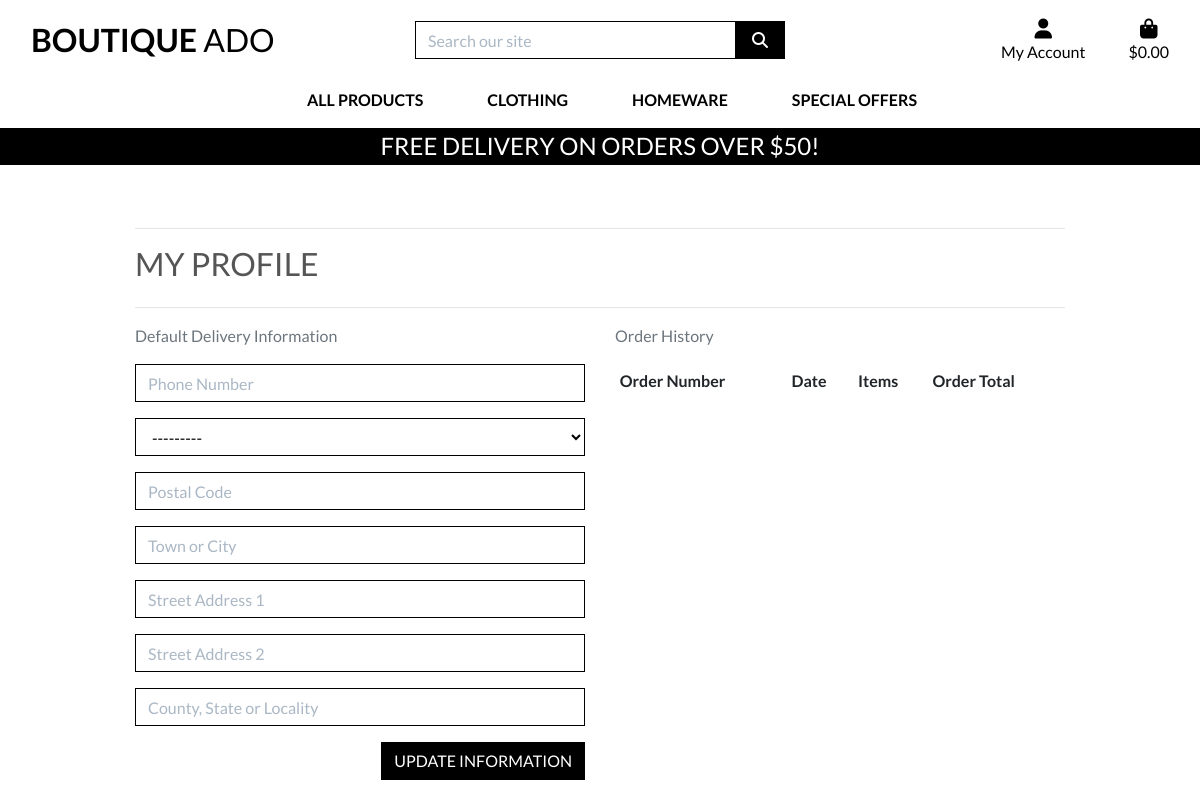
The page /profile/ (signed in) on the database as committed earlier.
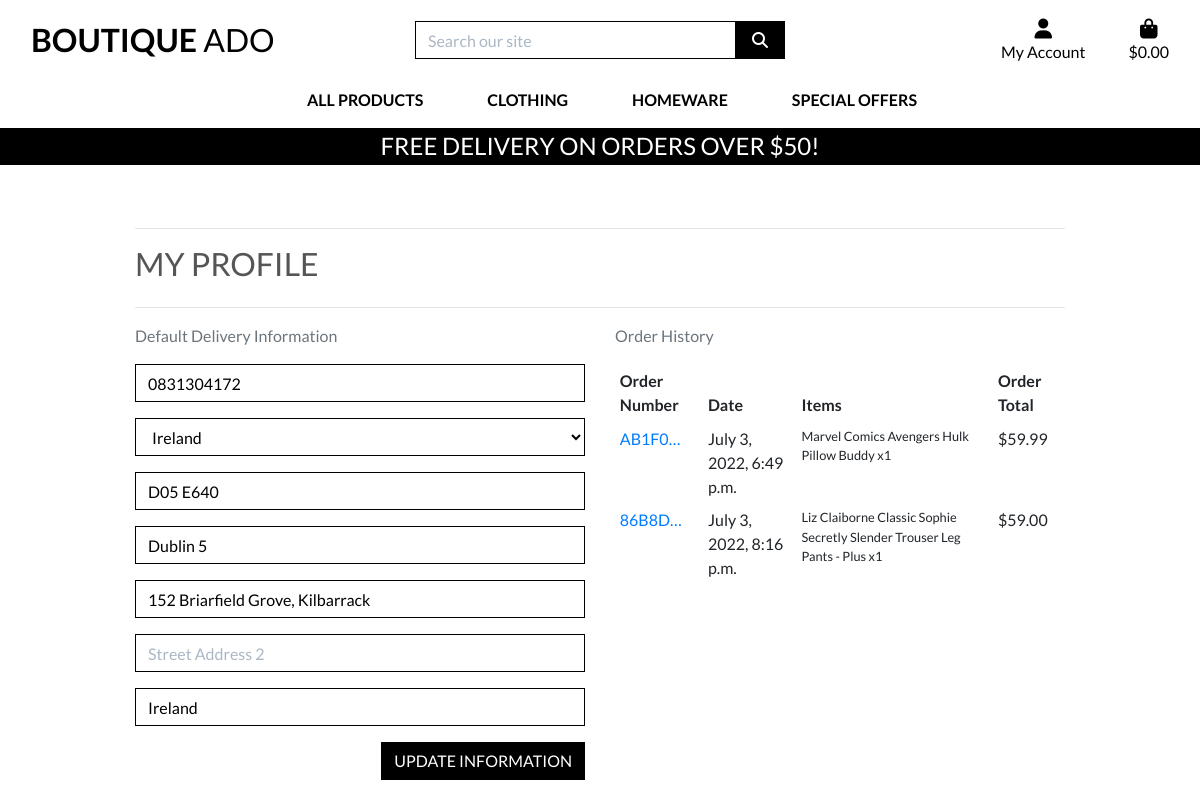
The same page on the database as committed later.
### profiles/models.py (models this page shows, shortened)
class UserProfile(models.Model):
    user = models.OneToOneField(User, on_delete=models.CASCADE)
    default_phone_number = models.CharField(max_length=20, null=True, blank=True)
    default_country = CountryField(blank_label='Country', null=True, blank=True)
    default_postcode = models.CharField(max_length=20, null=True, blank=True)
    default_town_or_city = models.CharField(max_length=40, null=True, blank=True)
    default_street_address1 = models.CharField(max_length=80, null=True, blank=True)
    default_street_address2 = models.CharField(max_length=80, null=True, blank=True)
    default_county = models.CharField(max_length=80, null=True, blank=True)

### checkout/models.py (models this page shows, shortened)
class Order(models.Model):
    order_number = models.CharField(max_length=32, null=False, editable=False)
    user_profile = models.ForeignKey(UserProfile, on_delete=models.SET_NULL,
                                     null=True, blank=True, related_name='orders')
    full_name = models.CharField(max_length=50, null=False, blank=False)
    email = models.EmailField(max_length=254, null=False, blank=False)
    phone_number = models.CharField(max_length=20, null=False, blank=False)
    country = CountryField(blank_label='Country *', null=False, blank=False)
    postcode = models.CharField(max_length=20, null=True, blank=True)
    town_or_city = models.CharField(max_length=40, null=False, blank=False)
    street_address1 = models.CharField(max_length=80, null=False, blank=False)
    street_address2 = models.CharField(max_length=80, null=True, blank=True)
    county = models.CharField(max_length=80, null=True, blank=True)
    date = models.DateTimeField(auto_now_add=True)
    delivery_cost = models.DecimalField(max_digits=6, decimal_places=2, null=False, default=0)
    order_total = models.DecimalField(max_digits=10, decimal_places=2, null=False, default=0)
    grand_total = models.DecimalField(max_digits=10, decimal_places=2, null=False, default=0)
    original_bag = models.TextField(null=False, blank=False, default='')
    stripe_pid = models.CharField(max_length=254, null=False, blank=False,
                                  default='')

class OrderLineItem(models.Model):
    order = models.ForeignKey(Order, null=False, blank=False, on_delete=models.CASCADE, related_name='lineitems')
    product = models.ForeignKey(Product, null=False, blank=False, on_delete=models.CASCADE)
    product_size = models.CharField(max_length=2, null=True, blank=True) # XS, S, M, L, XL
    quantity = models.IntegerField(null=False, blank=False, default=0)
    lineitem_total = models.DecimalField(max_digits=6, decimal_places=2, null=False, blank=False, editable=False)

### products/models.py (models this page shows, shortened)
class Product(models.Model):
    category = models.ForeignKey('Category', null=True, blank=True, on_delete=models.SET_NULL)
    sku = models.CharField(max_length=254, null=True, blank=True)
    name = models.CharField(max_length=254)
    description = models.TextField()
    has_sizes = models.BooleanField(default=False, null=True, blank=True)
    price = models.DecimalField(max_digits=6, decimal_places=2)
    rating = models.DecimalField(max_digits=6, decimal_places=2, null=True, blank=True)
    image_url = models.URLField(max_length=1024, null=True, blank=True)
    image = models.ImageField(null=True, blank=True)

### profiles/views.py (the view)
# urls.py: path('profile/', include('profiles.urls')),
def profile(request):
    profile = get_object_or_404(UserProfile, user=request.user)
    if request.method == 'POST':
        form = UserProfileForm(request.POST, instance=profile)
        if form.is_valid():
            form.save()
            messages.success(request, 'Profile updated successfully')
    else:
        form = UserProfileForm(instance=profile)
    orders = profile.orders.all()
    template = 'profiles/profile.html'
    context = {
        'form': form,
        'orders': orders,
        'on_profile_page': True
    }
    return render(request, template, context)

### profiles/forms.py
class UserProfileForm(forms.ModelForm):
    class Meta:
        model = UserProfile
        exclude = ('user',)
    def __init__(self, *args, **kwargs):
        super().__init__(*args, **kwargs)
        placeholders = {
            'default_phone_number': 'Phone Number',
            'default_postcode': 'Postal Code',
            'default_town_or_city': 'Town or City',
            'default_street_address1': 'Street Address 1',
            'default_street_address2': 'Street Address 2',
            'default_county': 'County, State or Locality',
        }
        self.fields['default_phone_number'].widget.attrs['autofocus'] = True
        for field in self.fields:
            if field != 'default_country':
                if self.fields[field].required:
                    placeholder = f'{placeholders[field]} *'
                else:
                    placeholder = placeholders[field]
                self.fields[field].widget.attrs['placeholder'] = placeholder
            self.fields[field].widget.attrs['class'] = 'border-black rounded-0 profile-form-input'
            self.fields[field].label = False

### bag/contexts.py (called while the page is built, shortened)
def bag_contents(request):
    bag_items = []
    total = 0
    product_count = 0
    bag = request.session.get('bag', {})
    if total < settings.FREE_DELIVERY_THRESHOLD:
        delivery = total * Decimal(settings.STANDARD_DELIVERY_PERCENTAGE / 100)
        free_delivery_delta = settings.FREE_DELIVERY_THRESHOLD - total
    else:
        delivery = 0
        free_delivery_delta = 0
    grand_total = delivery + total
    context = {
        'bag_items': bag_items,
        'total': total,
        'product_count': product_count,
        'delivery': delivery,
        'free_delivery_delta': free_delivery_delta,
        'free_delivery_threshold': settings.FREE_DELIVERY_THRESHOLD,
        'grand_total': grand_total,
    }
    return context

### profiles/templates/profiles/profile.html (shortened to what this page needs)
{% extends "base.html" %}
{% load static %}
{% block extra_css %}
    <link rel="stylesheet" href="{% static 'profiles/css/profile.css' %}">
{% endblock %}
{% block page_header %}
    <div class="container header-container">
    </div>
{% endblock %}
{% block content %}
    <div class="overlay"></div>
    <div class="container my-5">
        <div class="row">
            <div class="col">
                <hr>
                <h2 class="logo-font mb-4">My Profile</h2>
                <hr>
            </div>
        </div>
        <div class="row">
            <div class="col-12 col-lg-6">
                <p class="text-muted">Default Delivery Information</p>
                <form class="mt-3" action="{% url 'profile' %}" method="POST" id="profile-update-form">
                    {{ form|crispy }}
                    <button class="btn btn-black rounded-0 text-uppercase float-right">Update Information</button>
                </form>
            </div>
            <div class="col-12 col-lg-6">
                <p class="text-muted">Order History</p>
                <div class="order-history table-responsive">
                    <table class="table table-sm table-borderless">
                        <thead>
                            <tr>
                                <th>Order Number</th>
                                <th>Date</th>
                                <th>Items</th>
                                <th>Order Total</th>
                            </tr>
                        </thead>
                        <tbody>
                            {% for order in orders %}
                                <tr>
                                    <td>
                                        <a href="{% url 'order_history' order.order_number %}"
                                        title="{{ order.order_number }}">
                                            {{ order.order_number|truncatechars:6 }}
                                        </a>
                                    </td>
                                    <td>{{ order.date }}</td>
                                    <td>
                                        <ul class="list-unstyled">
                                            {% for item in order.lineitems.all %}
                                                <li class="small">
                                                    {{ item.product.name }} x{{ item.quantity }}
                                                </li>
                                            {% endfor %}
                                        </ul>
                                    </td>
                                    <td>${{ order.grand_total }}</td>
                                </tr>
                            {% endfor %}
                        </tbody>
                    </table>
                </div>
            </div>
        </div>
{% endblock %}

### templates/base.html (shortened to what this page needs)
{% load static %}
<!doctype html>
<html lang="en">
  <head>
    {% block corecss %}
        <link rel="stylesheet" href="https://stackpath.bootstrapcdn.com/bootstrap/4.4.1/css/bootstrap.min.css">
        <link rel="stylesheet" href="{% static 'css/base.css' %}">
    {% endblock %}
    {% block extra_css %}
    {% endblock %}
  </head>
  <body>
    <header class="container-fluid fixed-top">
        <div id="topnav" class="row bg-white pt-lg-2 d-none d-lg-flex">
            <div class="col-12 col-lg-4 my-auto py-1 py-lg-0 text-center text-lg-left">
                <a href="{% url 'home' %}" class="nav-link main-logo-link">
                    <h2 class="logo-font text-black my-0"><strong>Boutique</strong> Ado</h2>
                </a>
            </div>
            <div class="col-12 col-lg-4 my-auto py-1 py-lg-0">
                <form method="GET" action="{% url 'products' %}">
                    <div class="input-group w-100">
                        <input class="form-control border border-black rounded-0" type="text" name="q" placeholder="Search our site">
                        <div class="input-group-append">
                            <button class="form-control btn btn-black border border-black rounded-0" type="submit">
                                <span class="icon">
                                    <i class="fas fa-search"></i>
                                </span>
                            </button>
                        </div>
                    </div>
                </form>
            </div>
            <div class="col-12 col-lg-4 my-auto py-1 py-lg-0">
                <ul class="list-inline list-unstyled text-center text-lg-right my-0">
                    <li class="list-inline-item dropdown">
                        <a class="text-black nav-link" href="#" id="user-options" data-toggle="dropdown" aria-haspopup="true" aria-expanded="false">
                            <div class="text-center">
                                <div><i class="fas fa-user fa-lg"></i></div>
                                <p class="my-0">My Account</p>
                            </div>
                        </a>
                    </li>
                    <li class="list-inline-item">
                        <a class="{% if grand_total %}text-info font-weight-bold{% else %}text-black{% endif %} nav-link" href="{% url 'view_bag' %}">
                            <div class="text-center">
                                <div><i class="fas fa-shopping-bag fa-lg"></i></div>
                                <p class="my-0">
                                    {% if grand_total %}
                                        ${{ grand_total|floatformat:2 }}
                                    {% else %}
                                        $0.00
                                    {% endif %}
                                </p>
                            </div>
                        </a>
                    </li>
                </ul>
            </div>
        </div>
        <div class="row bg-white">
            <nav class="navbar navbar-expand-lg navbar-light w-100">
                {% include 'includes/main-nav.html' %}
            </nav>
        </div>
        <div id="delivery-banner" class="row text-center">
            <div class="col bg-black text-white">
                <h4 class="logo-font my-1">Free delivery on orders over ${{ free_delivery_threshold }}!</h4>
            </div>
        </div>
    </header>
    {% block page_header %}
    {% endblock %}
    {% block content %}
    {% endblock %}
  </body>
</html>

### templates/includes/main-nav.html (shortened to what this page needs)
<div class="collapse navbar-collapse" id="main-nav">
    <ul class="navbar-nav w-auto mx-auto">
        <li class="nav-item dropdown">
            <a class="logo-font font-weight-bold nav-link text-black mr-5" href="#" id="all-products-link" data-toggle="dropdown" aria-haspopup="true" aria-expanded="false">
                All Products
            </a>
        </li>
        <li class="nav-item dropdown">
            <a class="logo-font font-weight-bold nav-link text-black mr-5" href="#" id="clothing-link" data-toggle="dropdown" aria-haspopup="true" aria-expanded="false">
                Clothing
            </a>
        </li>
        <li class="nav-item dropdown">
            <a class="logo-font font-weight-bold nav-link text-black mr-5" href="#" id="homeware-link" data-toggle="dropdown" aria-haspopup="true" aria-expanded="false">
                Homeware
            </a>
        </li>
        <li class="nav-item dropdown">
            <a class="logo-font font-weight-bold nav-link text-black" href="#" id="specials-link" data-toggle="dropdown" aria-haspopup="true" aria-expanded="false">
                Special Offers
            </a>
        </li>
    </ul>
</div>

### static/css/base.css (style rules this page uses)
html { height: 100%; }
body { background: url('/media/homepage_background_cropped.jpg') no-repeat center center fixed; background-size: cover; height: calc(100vh - 164px); color: #555; font-family: 'Lato'; }
.icon { align-items: center; display: inline-flex; justify-content: center; height: 1.5rem; width: 1.5rem; }
.logo-font { text-transform: uppercase; }
.main-logo-link { width: fit-content; }
.btn-black { background: black; color: white; }
.text-black { color: #000 !important; }
.border-black { border: 1px solid black !important; }
.bg-black { background: #000 !important; }
.overlay { height: 100%; width: 100%; top: 0; left: 0; position: fixed; background: white; z-index: -1; }
input[name='q']::placeholder { color: #aab7c4; }
@media (min-width: 1200px) { .container { max-width: 80%; } }
@media (min-width: 992px) { .header-container { padding-top: 164px; } }

### profiles/static/profiles/css/profile.css (style rules this page uses)
.order-history { max-height: 416px; overflow-y: auto; }
#profile-update-form .form-control { color: #000; }
#profile-update-form input::placeholder { color: #aab7c4; }
#id_default_country, #id_default_country option:not(:first-child) { color: #000; }

Rows that differ between the two databases and show on the page:
changed UserProfile: default_phone_number (not shown) → "0831304172"; default_country "---------" → "Ireland"; default_postcode (not shown) → "D05 E640"; default_town_or_city (not shown) → "Dublin 5"; default_street_address1 (not shown) → "152 Briarfield Grove, Kilbarrack"; default_county (not shown) → "Ireland"
added Order: order_number "AB1F0…", date "July 3, 2022, 6:49 p.m.", grand_total "59.99"
added OrderLineItem: product.name "Marvel Comics Avengers Hulk Pillow Buddy", quantity "1", shown under "AB1F0…"
added Order: order_number "86B8D…", date "July 3, 2022, 8:16 p.m.", grand_total "59.00"
added OrderLineItem: product.name "Liz Claiborne Classic Sophie Secretly Slender Trouser Leg Pants - Plus", quantity "1", shown under "86B8D…"
